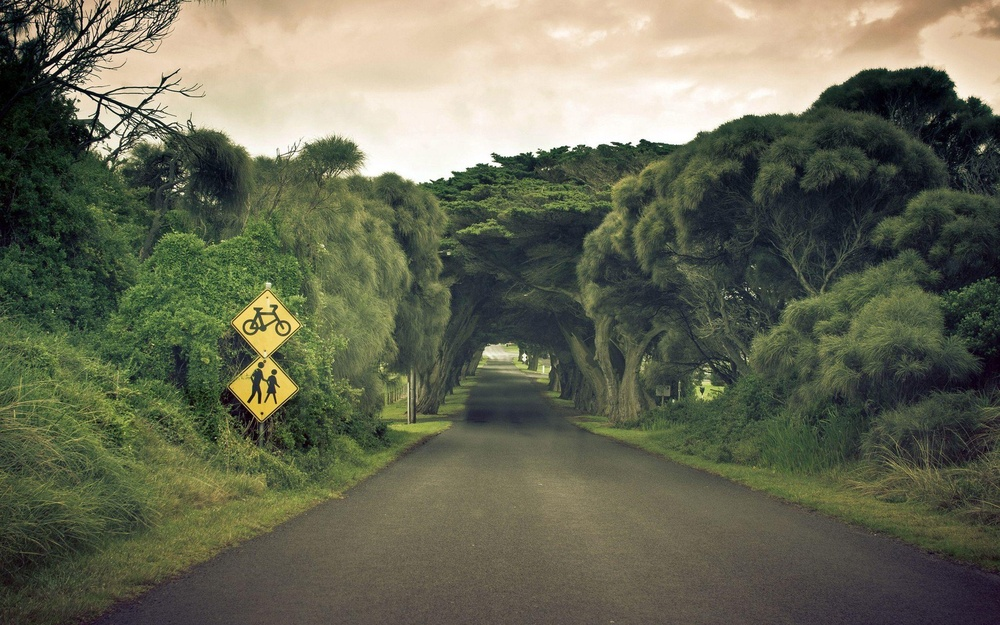
%> input picture ClassAssignment-1/image.jpg, 1000 x 625 px, shrunk from 2560 x 1600 before the run
$ octave Task1.m   (GNU Octave 9; MATLAB toolbox functions it lacks are replaced by stand-ins)
%> lines starting %> are read from the running program, lines starting %| are printed output that depends on the picture
img = imread('image.jpg');
%> img is the input picture: size 625x1000x3 uint8; mean R, G, B 103.9, 105.9, 86.1
img = rgb2gray(img);
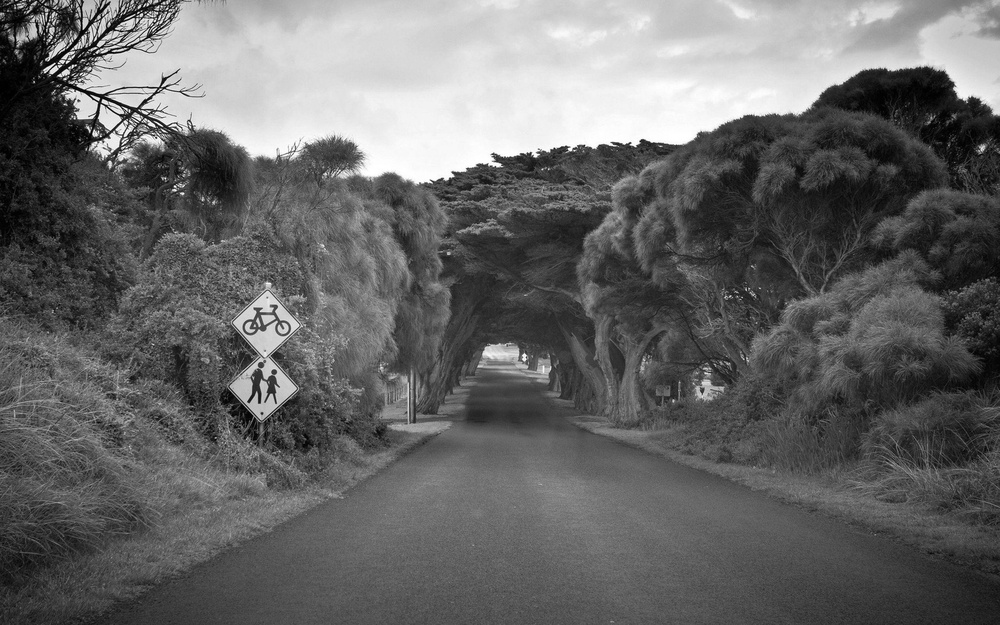
%> img: size 625x1000 uint8; min 0, max 255, mean 103.1
mean_img = mean(img(:));
%> mean_img = 103.1
std_img = std(double(img(:)));
%> std_img = 63.5
iqr_img = iqr(double(img(:)));
%> iqr_img = 60
lower_bound = mean_img - (0.5 * iqr_img);
%> lower_bound = 73.06
upper_bound = mean_img + (0.5 * iqr_img);
%> upper_bound = 133.1
disp(['Lower Bound: ', num2str(lower_bound)]);
%| Lower Bound: 73.0611
disp(['Upper Bound: ', num2str(upper_bound)]);
%| Upper Bound: 133.0611
img_contrast = imadjust(img, [lower_bound / 255, upper_bound / 255], [0, 1]);
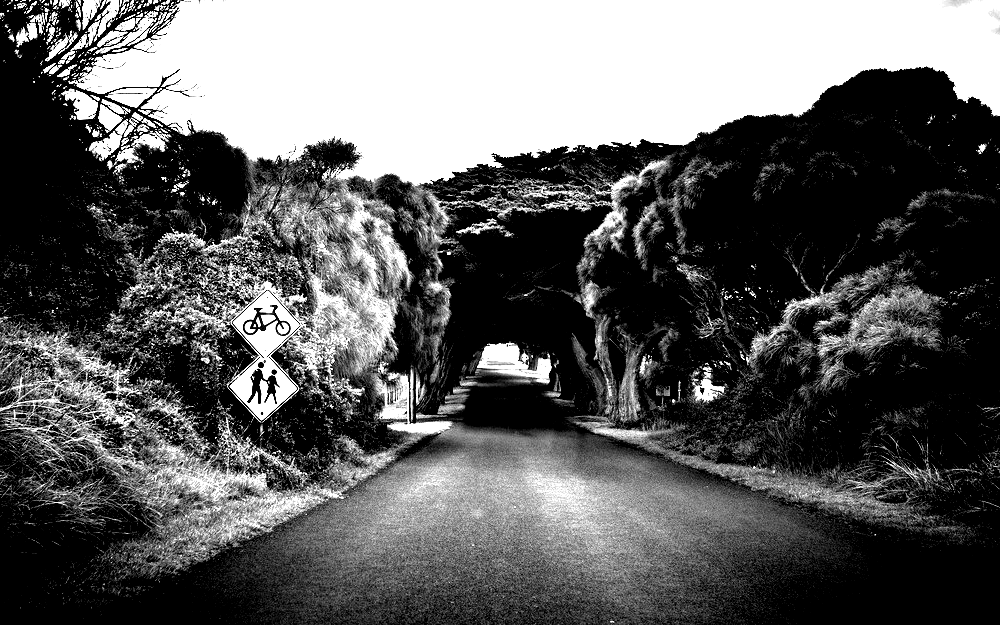
%> img_contrast: size 625x1000 uint8; min 0, max 255, mean 95
subplot(1, 2, 1), imshow(img), title('Input Image');
subplot(1, 2, 2), imshow(img_contrast), title('Enhanced Image');
